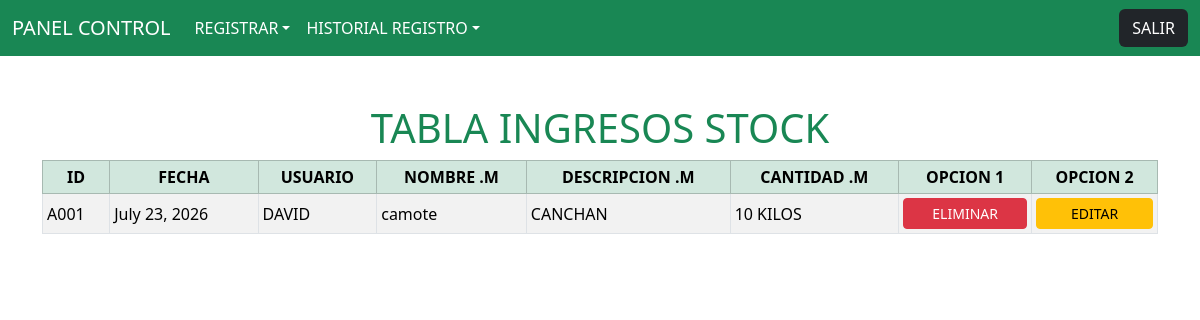
/enlace_tabla_ingresos_stock/ (signed in), run on the app's committed database.
### aplicacion/models.py (models this page shows, shortened)
class Tabla_Ingreso_Stock(models.Model):
    Id_Ingreso_Stock = models.CharField()
    Fecha_Ingreso_Stock = models.DateField()
    Usuario_Salida_Stock = models.CharField()
    Nombre_Ingreso_Stock = models.CharField()
    Descripion_Ingreso_Stock = models.CharField()
    Cantidad_Ingreso_Stock = models.CharField()

### aplicacion/views.py (the view)
# urls.py: path('enlace_tabla_ingresos_stock/' , views.enlace_tabla_ingresos_stock),
@login_requerido
def enlace_tabla_ingresos_stock(request):
    stock = Tabla_Ingreso_Stock.objects.all()
    return render(request , "tabla_ingresos_stock.html" , {
        'stock' : stock
    })

### aplicacion/views.py (called while the page is built)
def login_requerido(view_func):
    @wraps(view_func)
    def _wrapped_view(request, *args, **kwargs):
        if not request.session.get('usuario_logueado'):
            return redirect('/')  # Pon aquí la ruta de tu login si es distinta
        return view_func(request, *args, **kwargs)
    return _wrapped_view

### aplicacion/templates/tabla_ingresos_stock.html
{% extends "barra_menu.html" %}
{% block contenedor %}
<div class="container my-5">
    <h1 class="text-center text-success">TABLA INGRESOS STOCK</h1>
    <div class="table-responsive">
        <table class="table table-sm table-striped table-bordered align-middle">
            <thead class="table-success text-center text-nowrap">
                <tr>
                    <th scope="col">ID</th>
                    <th scope="col">FECHA</th>
                    <th scope="col">USUARIO</th>
                    <th scope="col">NOMBRE .M</th>
                    <th scope="col">DESCRIPCION .M</th>
                    <th scope="col">CANTIDAD .M</th>
                    <th scope="col">OPCION 1</th>
                    <th scope="col">OPCION 2</th>
                </tr>
            </thead>
            <tbody>
                {% for x in stock %}
                    <tr>
                        <td scope="row">{{ x.Id_Ingreso_Stock }}</td>
                        <td scope="row">{{ x.Fecha_Ingreso_Stock }}</td>
                        <td scope="row">{{ x.Usuario_Salida_Stock }}</td>
                        <td scope="row">{{ x.Nombre_Ingreso_Stock }}</td>
                        <td scope="row">{{ x.Descripion_Ingreso_Stock }}</td>
                        <td scope="row">{{ x.Cantidad_Ingreso_Stock }}</td>
                        <td scope="row"><a href="logica_eliminar_ingresos_stock/{{ x.Id_Ingreso_Stock }}" class="btn btn-danger btn-sm w-100">ELIMINAR</a></td>
                        <td scope="row"><a href="enlace_actualizar_ingresos_stock/{{ x.Id_Ingreso_Stock }}" class="btn btn-warning btn-sm w-100">EDITAR</a></td>
                    </tr>
                {% endfor %}
            </tbody>
        </table>
    </div>
</div>
{% endblock contenedor %}

### data on the page
Tabla_Ingreso_Stock: Id_Ingreso_Stock "A001", Fecha_Ingreso_Stock "July 23, 2026", Usuario_Salida_Stock "DAVID", Nombre_Ingreso_Stock "camote", Descripion_Ingreso_Stock "CANCHAN", Cantidad_Ingreso_Stock "10 KILOS"
